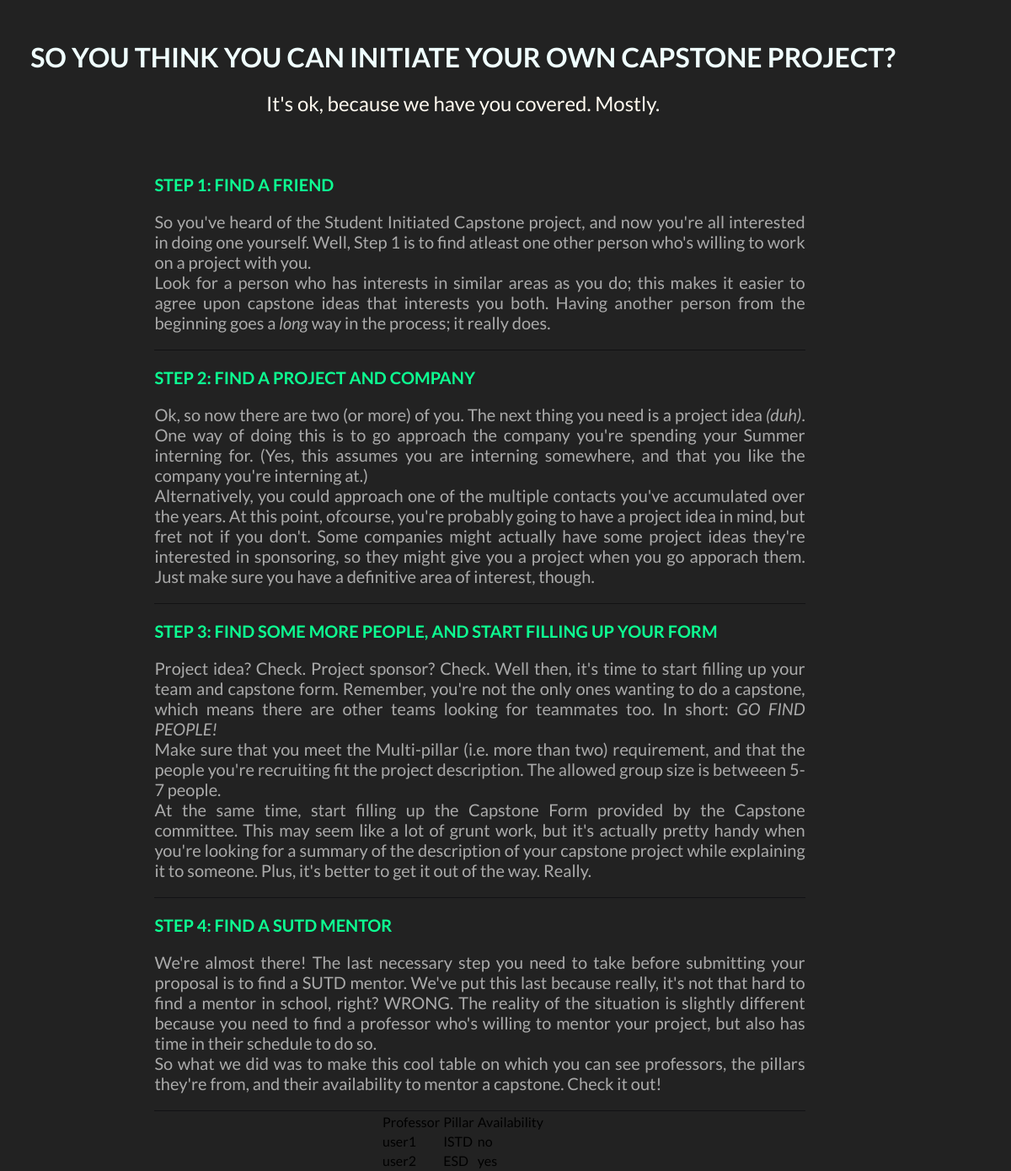
The app's page /, older data.
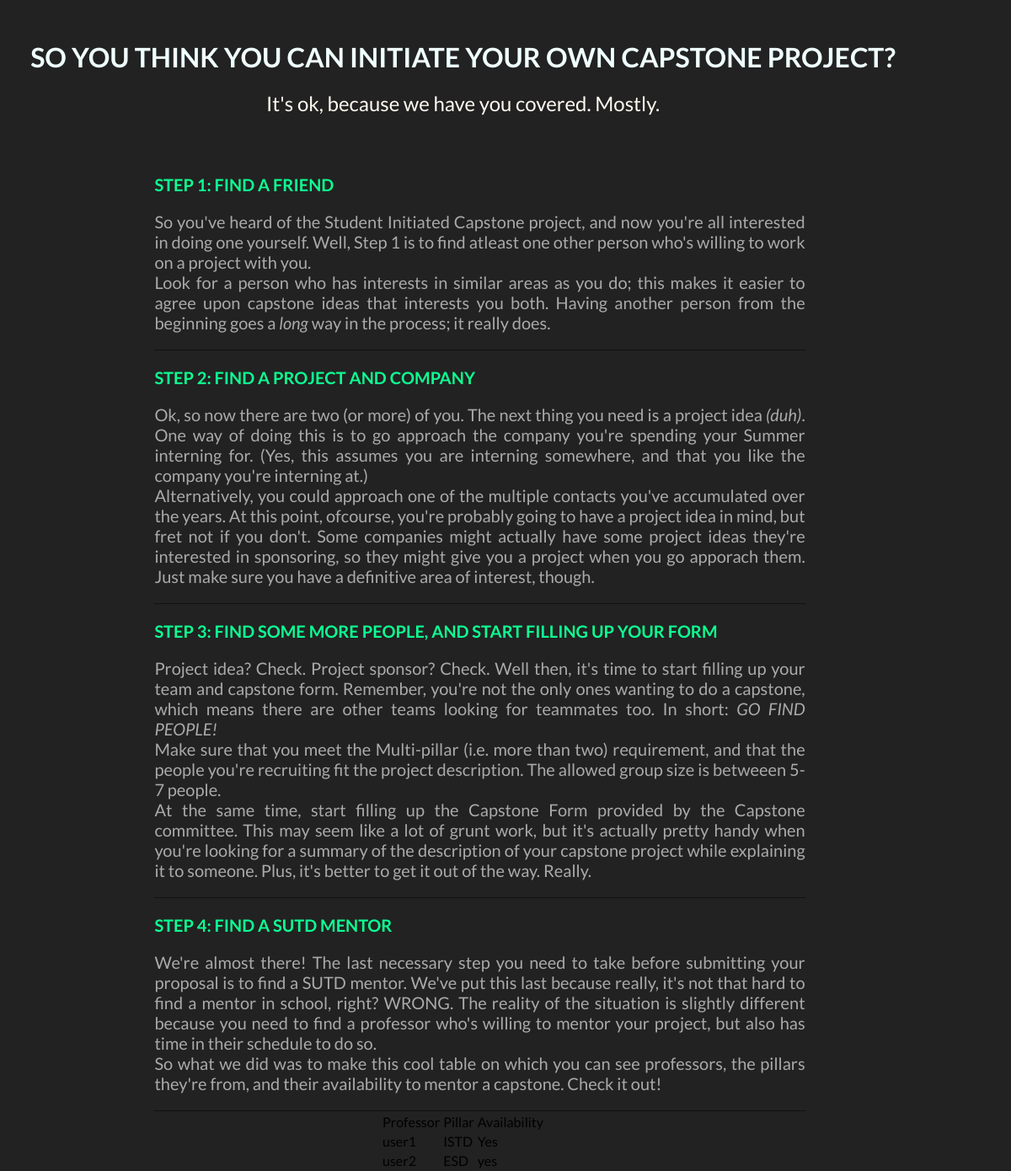
The same page, newer data.
### app.py (models this page shows, shortened)
class User(db.Model):
    id = db.Column(db.Integer, primary_key=True)
    name = db.Column('name_user', db.String(80))
    email = db.Column(db.String(120), unique=True)
    password = db.Column(db.String(55))
    pillar = db.Column(db.String(10))
    availability = db.Column(db.String(15))

### app.py (the view)
@app.route('/')
def index():
    datalist = []
    for user in User.query.all():
        l = []
        l.append(user.name)
        l.append(user.pillar)
        l.append(user.availability)
        datalist.append(l)
    s = {"title": ['Professor', 'Pillar', 'Availability'], "data": datalist}
    return render_template('capstone.html', s=s)

### app.py (called while the page is built)
@login_manager.request_loader
def request_loader(request):
    email = request.form.get('email')
    user = User.query.filter(User.email == 'email').first()
    if not user:
        return
    user.is_authenticated = request.form['pw'] == user.password
    return user

### templates/capstone.html (shortened to what the changed rows need)
<!DOCTYPE html>
<head>
    <link rel="stylesheet" type="text/css" href="{{url_for('static', filename='css/base.css')}}">
    <link rel="stylesheet" type="text/css" href="{{url_for('static', filename='css/fonts_style.css')}}">
    <link rel="stylesheet" href="https://maxcdn.bootstrapcdn.com/font-awesome/4.5.0/css/font-awesome.min.css">
</head>
<body>
    <h1>SO YOU THINK YOU CAN INITIATE YOUR OWN CAPSTONE PROJECT?</h1>
    <h2>It's ok, because we have you covered. Mostly.</h2>
    <div>
        <table class="tablething"  align="center" >
            <thead>
                <tr>
                {%for heading in s.title%}
                    <td>{{heading}}</td>
                {%endfor%}
                </tr>
            </thead>
            <tbody>
                {%for info in s.data%}
                <tr>
                    {%for details in info%}
                    <td>{{details}}</td>
                    {%endfor%}
                </tr>
                {%endfor%}
            </tbody>
        </table>
    </div>
</body>
</html>

Row changes from the older to the newer data that the page shows:
changed User "user1": availability "no" → "Yes"
